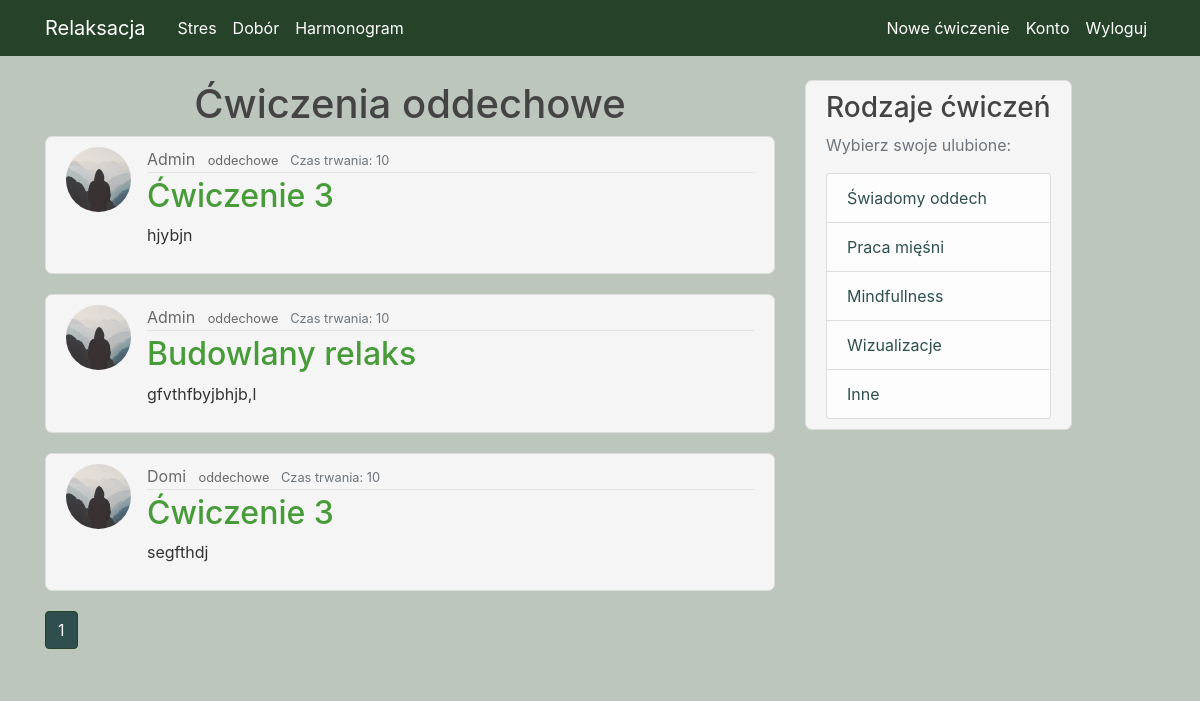
Page /oddechowe (signed in) on the committed database.
### Relaks/models.py (models this page shows, shortened)
class Post(db.Model):
    id = db.Column(db.Integer, primary_key=True, autoincrement=True)
    name = db.Column(db.String(100), nullable=True)
    category = db.Column(db.String(100), nullable=True)
    time = db.Column(db.Integer, nullable=True)
    content = db.Column(db.Text, nullable=True)
    user_id = db.Column(db.Integer, db.ForeignKey('user.id'), nullable=False)
    fav = db.relationship('Favourite', backref='fav', lazy=True)

class User(db.Model, UserMixin):
    id = db.Column(db.Integer, primary_key=True)
    username = db.Column(db.String(20), unique=True, nullable=False)
    email = db.Column(db.String(120), unique=True, nullable=False)
    image_file = db.Column(db.String(20), nullable=False, default='default.jpg')
    password = db.Column(db.String(60), nullable=False)
    is_admin = db.Column(db.Boolean, nullable=False)
    posts = db.relationship('Post', backref='author', lazy=True)
    fav = db.relationship('Favourite', backref='author', lazy=True)

### Relaks/routes.py (the view)
@app.route("/oddechowe", methods=['GET', 'POST'])
@login_required
def oddech():
    page = request.args.get('page', 1, type=int)
    post = Post.query.filter(
        Post.category == 'oddechowe').paginate(page=page, per_page=3)
    return render_template('oddech.html', title='Oddechowe', post=post)

### Relaks/models.py (called while the page is built)
@login_manager.user_loader
def load_user(user_id):
    return User.query.get(int(user_id))

### Relaks/templates/oddech.html (shortened to what this page needs)
{% extends "layout.html" %}
{% block content %}
    <h1 style="text-align: center"> Ćwiczenia oddechowe </h1>
    {% for post in post.items %}
          <article class="media content-section">
          <img class="rounded-circle article-img" src="{{ url_for('static', filename='photo/' + post.author.image_file) }}">
          <div class="media-body">
            <div class="article-metadata">
              <a class="mr-2" href="{{ url_for('user_posts', username=post.author.username) }}">{{ post.author.username }}</a>
              <small class="article-category">
          <a
            class="mr-2"
            href="{{ url_for('oddech', category=post.category) }}"
            >{{ post.category }}</a>
                </small>
                <small class="text-muted">Czas trwania: {{ post.time }}</small>
            </div>
            <h2> <a class="article-title" href="{{ url_for('post', post_id=post.id) }}">{{ post.name}}</a> </h2>
            <p class="article-content">{{ post.content }}</p>
          </div>
        </article>
    {% endfor %}
      {% for page_num in post.iter_pages(left_edge=1, right_edge=1, left_current=1, right_current=2) %}
        {% if page_num %}
            {% if post.page == page_num %}
                <a class="btn btn-info mb-4" style="background-color: darkslategrey; border-color: #26432a" href="{{ url_for('oddech', page=page_num)  }}"> {{ page_num }}</a>
             {% else %}
                <a class="btn btn-outline-info mb-4" style="background-color: darkslategrey; border-color: #26432a; " href="{{ url_for('oddech', page=page_num)  }}"> {{ page_num }}</a>
             {% endif %}
        {% endif %}
    {% endfor %}
{% endblock content %}

### Relaks/static/main.css (style rules this page uses)
body { background-color: #bdc6bd; color: #333333; margin-top: 5rem; }
h1, h2, h3, h4, h5, h6 { color: #444444; }
.content-section { background-color: whitesmoke; padding: 10px 20px; border: 1px solid #dddddd; border-radius: 7px; margin-bottom: 20px; }
.article-title { color: #489b39; }
.article-content { white-space: pre-line; background-color: whitesmoke; }
.article-img { height: 65px; width: 65px; margin-right: 16px; }
.article-metadata { padding-bottom: 1px; margin-bottom: 4px; border-bottom: 1px solid #e3e3e3; color: #444444; }
.btn { background-color: #26432a; }
.mr-2 { color: dimgrey; }

### rows in the picture
Post: image_file (placeholder picture), author.username "Admin", category "oddechowe", time "10", name "Ćwiczenie 3", content "hjybjn"
Post: image_file (placeholder picture), author.username "Admin", category "oddechowe", time "10", name "Budowlany relaks", content "gfvthfbyjbhjb,l"
Post: image_file (placeholder picture), author.username "Domi", category "oddechowe", time "10", name "Ćwiczenie 3", content "segfthdj"

### other values in the picture
{{ page_num }} "1"
